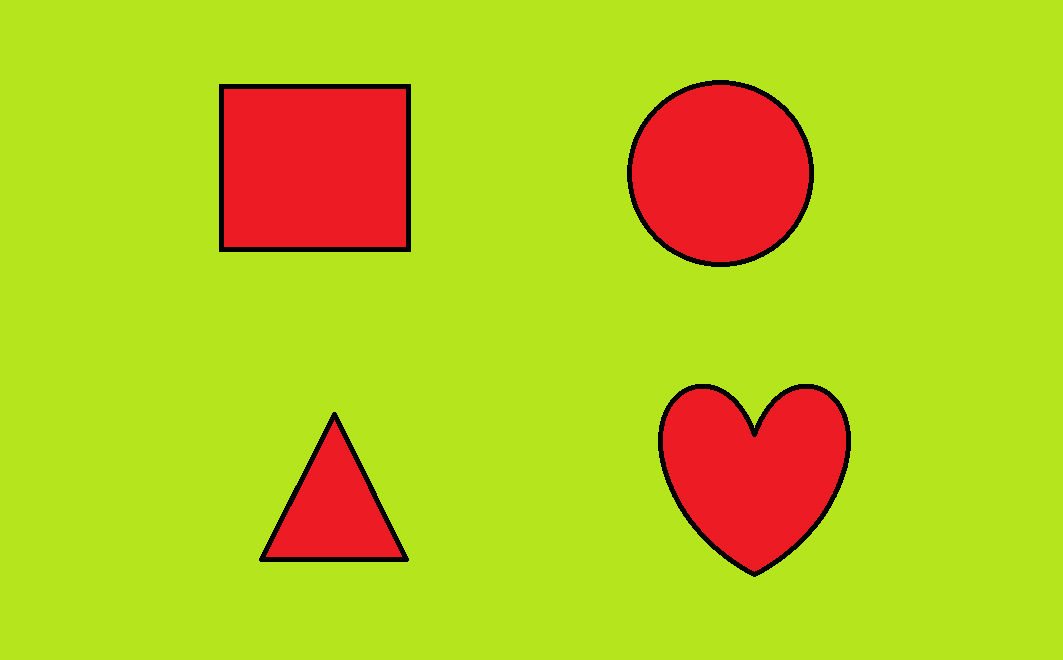
#> input picture src/simple2.png, 1063 x 660 px, found by its file name
$ python multi_object.py
#> lines starting #> are read from the running program, lines starting #| are printed output that depends on the picture; after the words box and inside, x2 and y2 are one past the last pixel; in counts of white or black regions, pixels touching at a corner belong together
import cv2
import numpy as np

# Load the image
img = cv2.imread('./src/simple2.png')
#> img is the input picture: shape (660, 1063, 3); mean B, G, R 29.4, 201.2, 184.8

# Convert the image to grayscale
gray = cv2.cvtColor(img, cv2.COLOR_BGR2GRAY)
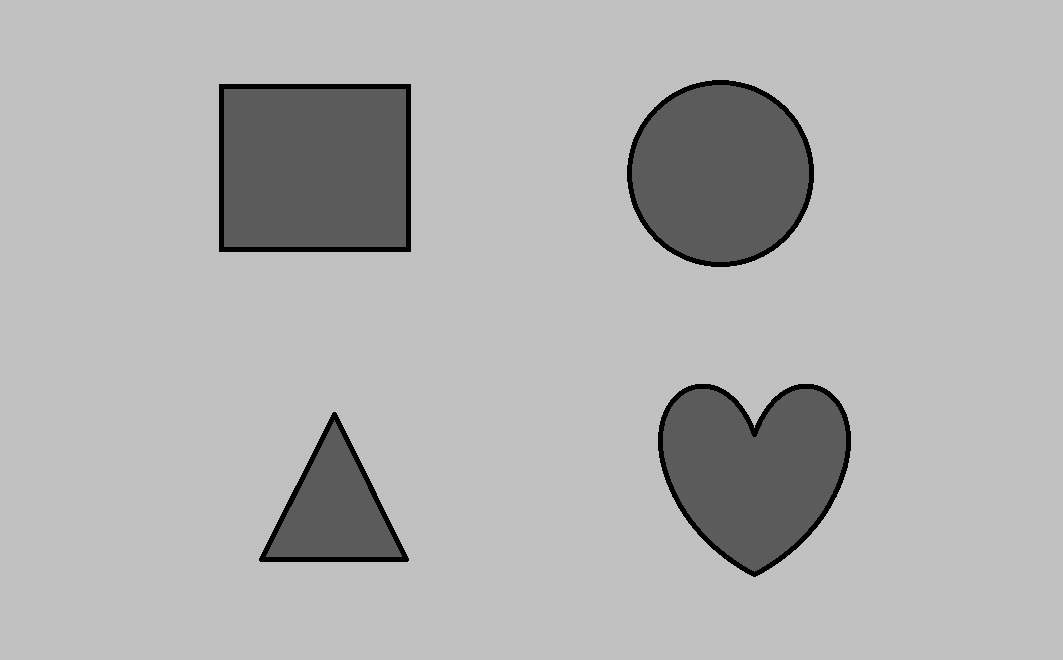
#> gray: shape (660, 1063); min 0, max 192, mean 176.3

# Apply a threshold to the image to
# separate the objects from the background
ret, thresh = cv2.threshold(
    gray, 0, 255, cv2.THRESH_BINARY_INV+cv2.THRESH_OTSU)
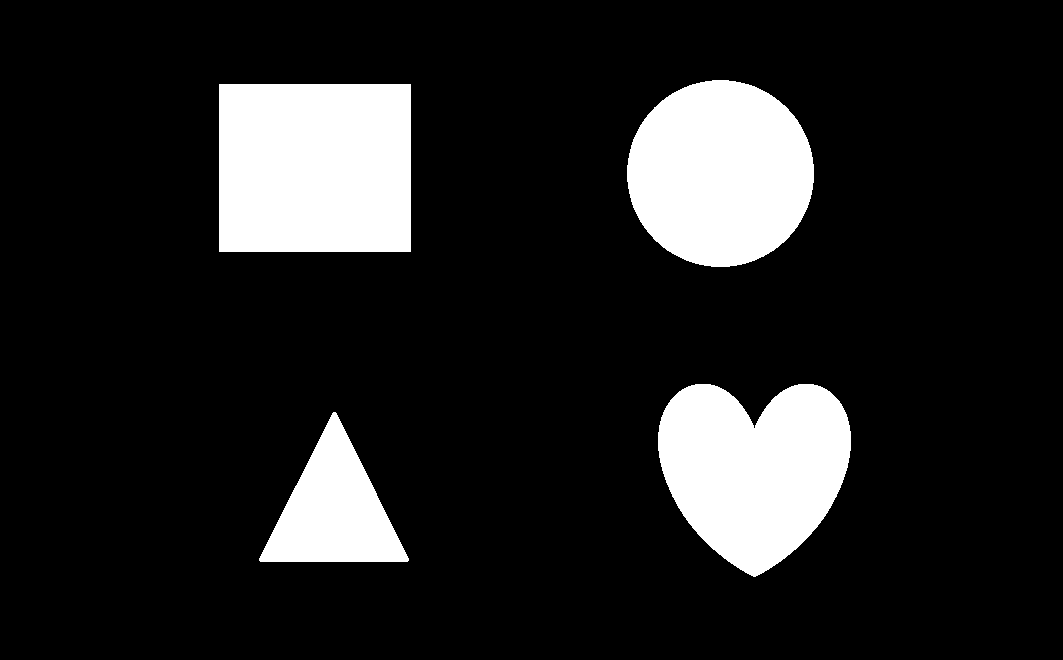
#> thresh: shape (660, 1063); 14% white; 4 white regions
#> ret = 91

# Find the contours of the objects in the image
contours, hierarchy = cv2.findContours(
    thresh, cv2.RETR_EXTERNAL, cv2.CHAIN_APPROX_SIMPLE)
#> contours = 4 contours; box (x1, y1, x2, y2) and area: (219, 84, 411, 252) 31897, (627, 80, 814, 267) 27153, (658, 384, 851, 577) 26618, (259, 412, 409, 562) 11474

# Loop through the contours and calculate the area of each object
for cnt in contours:
    area = cv2.contourArea(cnt)

    # Draw a bounding box around each
    # object and display the area on the image
    x, y, w, h = cv2.boundingRect(cnt)
    cv2.rectangle(img, (x, y), (x+w, y+h), (0, 255, 0), 2)
    cv2.putText(img, str(area), (x, y),
                cv2.FONT_HERSHEY_SIMPLEX, 1, (0, 0, 255), 2)
#> this loop made 4 passes
#> (area, x, y, w, h) on passes 1, 2, 4: (11473.5, 259, 412, 150, 150), (26618, 658, 384, 193, 193), (27153, 627, 80, 187, 187)
#> (cnt, area, x, y, w, h) on pass 3: ([[219, 84], [219, 251], [410, 251], [410, 84]], 31897, 219, 84, 192, 168)
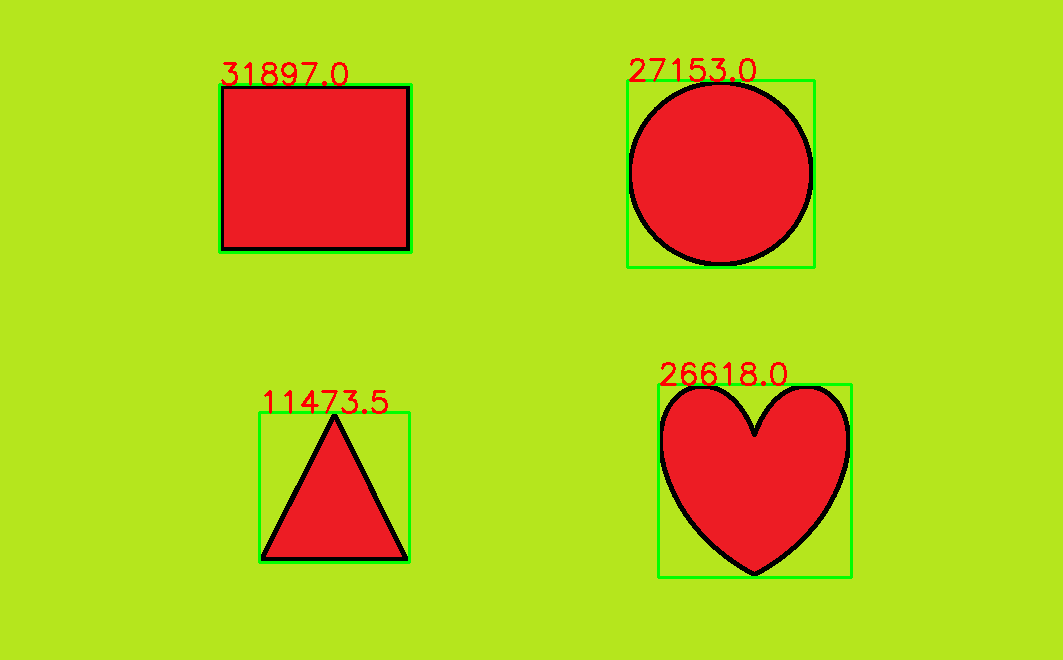
#> img: shape (660, 1063, 3); 1.64% of pixels changed, all inside (x1, y1, x2, y2) = (218, 58, 853, 579)

# Show the final image with the bounding boxes
# and areas of the objects overlaid on top
cv2.imshow('image', img)
cv2.waitKey(0)
cv2.destroyAllWindows()

# Code By SR.Dhanush
